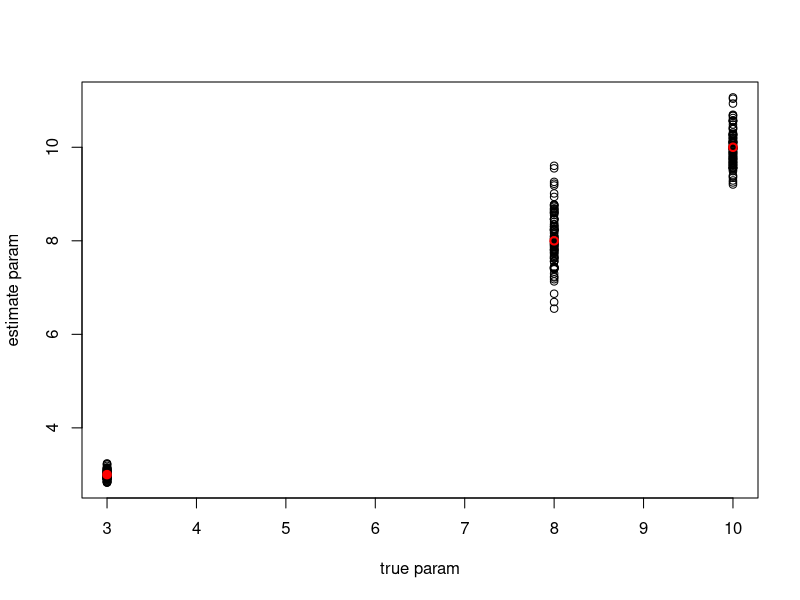

The R script that drew this image:
## ---- chunk 1
LL = function(param, x){
  a0 = param[1]   #shape for prior
  d0 = param[2]   #rate for prior
  a1 = param[3]   #shape for sampling model
  
  n = length(x)
  
  C = d0 + a1 * x
  
  res = n * (lgamma(a0 + a1) - lgamma(a0) - lgamma(a1) + a0 * log(d0) + a1 * log(a1)) + sum((a1 - 1) * log(x)) - sum((a0 + a1) * log(C))
  
  return(-res)
  
}

###true parameter
a0 = 3
d0 = 10
a1 = 8

###optimize N = 100times
N = 100
est.a0 = rep(0,N)
est.d0 = rep(0,N)
est.a1 = rep(0,N)

for(i in 1:100){
  wt <- 1 / rgamma( 10000, shape=a0, rate= d0 ) 
  dt <- rgamma( 10000, shape=a1, rate=(a1/wt) )
  fit3 <- suppressMessages(nlminb( start=c(1,5,10), objective=LL, x=dt, lower=c(0,0,0) ))
  est.a0[i] = fit3$par[1]
  est.d0[i] = fit3$par[2]
  est.a1[i] = fit3$par[3]
}

plot(c(rep(c(a0,d0,a1),each = N)) ,c(est.a0,est.d0,est.a1), xlab = "true param", ylab = "estimate param")
points(a0,a0,col = "red", pch = 19, lwd = 2)
points(d0,d0,col = "red", lwd = 2)
points(a1,a1,col = "red", lwd = 2)

